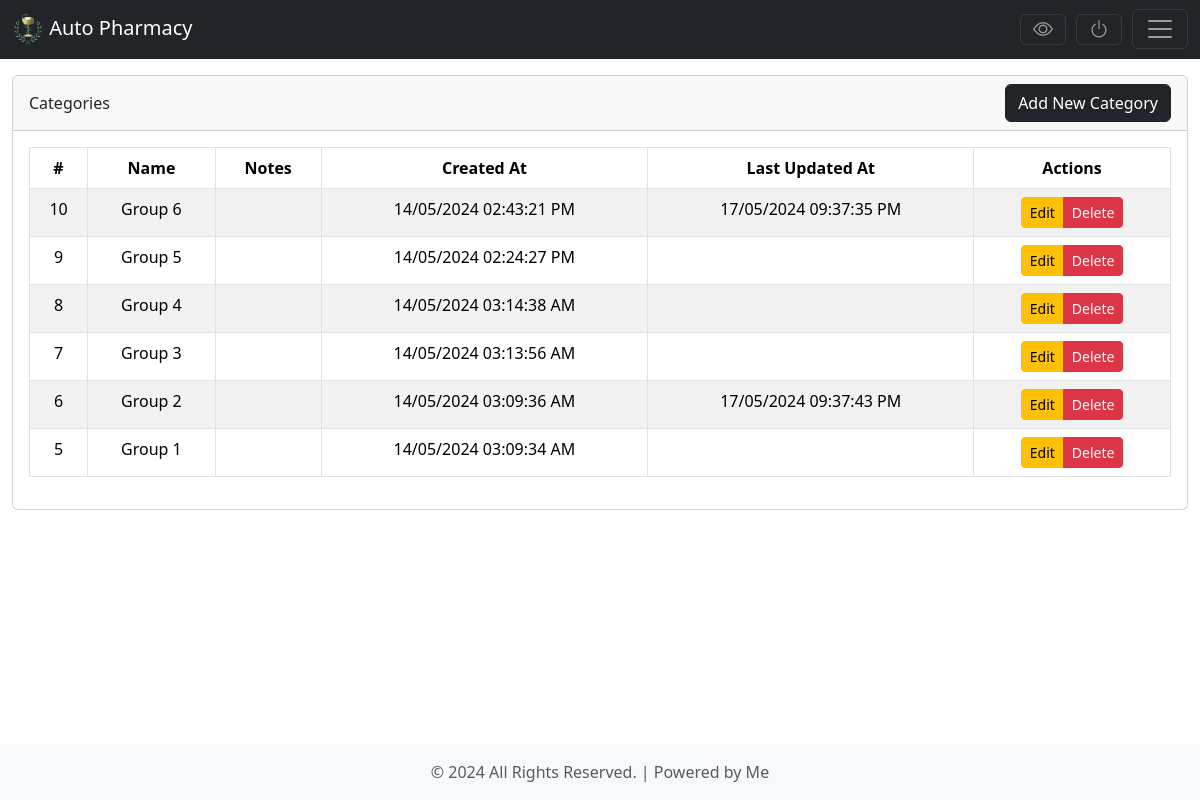
Page /admin/categories/index.php (signed in) on the committed database.
### tables this page shows
CREATE TABLE `cats` (
  `id` int(11) NOT NULL,
  `name` varchar(350) NOT NULL,
  `notes` text DEFAULT NULL,
  `deleted` char(1) NOT NULL DEFAULT 'N',
  `created_at` datetime NOT NULL DEFAULT sysdate(),
  `updated_at` datetime DEFAULT NULL
);

### classes/Info.php (called while the page is built, shortened)
<?php
class Info
{
    public static $DB_HOSTNAME = '127.0.0.1',
        $DB_USERNAME = 'root',
        $DB_PASSWORD = '',
        $DB_NAME = 'pharmacy',
        $P_KEYS = ['s', 'd', 'i', 'b'],
        $conn = null;
    public static function open_conn()
    {
        if (empty(Info::$conn)) {
            Info::$conn = mysqli_connect(Info::$DB_HOSTNAME, Info::$DB_USERNAME, Info::$DB_PASSWORD, Info::$DB_NAME);
            Info::$conn->set_charset('utf8');
        }
    }
    public static function getQuery($sql, $params = null)
    {
        if (!empty($sql)) {
            $rslt = [];
            try {
                $stmt = mysqli_prepare(Info::$conn, $sql);
                if ($stmt->execute()) {
                    $rslt = mysqli_fetch_all($stmt->get_result(), MYSQLI_BOTH);
                }
            } catch (Exception $e) {
                echo $e;
                die();
            } finally {
                return $rslt;
            }
        }
    }
}

### admin/categories/index.php (the view, shortened to what this page needs)
<?php
$data = Info::getQuery("select id,
                                name,
                                notes,
                                date_format(created_at, '%d/%m/%Y %r') as created_at,
                                date_format(updated_at, '%d/%m/%Y %r') as updated_at
                            from cats
                        where deleted = 'N'
                        order by id desc");
?>
<!doctype html>
<html lang="en" class="h-100">
<head>
    <?php require_once '../pages/h-scripts.php' ?>
    <link href="https://cdn.datatables.net/2.0.7/css/dataTables.bootstrap5.css" rel="stylesheet">
    <link href="https://cdn.datatables.net/responsive/3.0.2/css/responsive.bootstrap5.css" rel="stylesheet">
</head>
<body class="d-flex flex-column h-100">
    <?php require_once '../pages/header.php' ?>
    <main class="flex-shrink-0">
        <div class="container-fluid mt-3 mb-2">
            <div class="card">
                <div class="card-header">
                    <div class="row">
                        <div class="col-xl-8 col-lg-8 col-md-8 align-self-center">
                            Categories
                        </div>
                        <div class="col-xl-4 col-lg-4 col-md-4">
                            <a href="add.php" class="btn btn-dark float-end">Add New Category</a>
                        </div>
                    </div>
                </div>
                <div class="card-body">
                    <table id="tbl_data" class="table table-striped table-bordered table-hover text-center">
                        <thead>
                            <tr>
                                <th class="text-center">#</th>
                                <th class="text-center">Name</th>
                                <th class="text-center">Notes</th>
                                <th class="text-center">Created At</th>
                                <th class="text-center">Last Updated At</th>
                                <th class="text-center">Actions</th>
                            </tr>
                        </thead>
                        <tbody>
                            <?php
                            if (!empty($data) && is_countable($data) && count($data) > 0) {
                                foreach ($data as $row) {
                                    echo '<tr>
                                                            <td>' . $row['id'] . '</td>
                                                            <td>' . $row['name'] . '</td>
                                                            <td>' . $row['notes'] . '</td>
                                                            <td>' . $row['created_at'] . '</td>
                                                            <td>' . $row['updated_at'] . '</td>
                                                            <td>
                                                                <div class="btn-group" role="group">
                                                                    <button type="button" class="btn btn-sm btn-warning" onclick="window.location.href = `edit.php?id=' . $row['id'] . '`">Edit</button>
                                                                    <button type="button" class="ml-2 btn btn-sm btn-danger" onclick="delete_row(' . $row['id'] . ');">Delete</button>
                                                                </div>
                                                            </td>
                                                        </tr>';
                                }
                            }
                            ?>
                        </tbody>
                    </table>
                </div>
            </div>
        </div>
    </main>
    <?php require_once '../pages/footer.php' ?>
</body>
</html>

### admin/pages/h-scripts.php (style rules this page uses)
a { text-decoration: none; }

### rows in the picture
cats: id "10", name "Group 6", created_at "14/05/2024 02:43:21 PM", updated_at "17/05/2024 09:37:35 PM"
cats: id "9", name "Group 5", created_at "14/05/2024 02:24:27 PM"
cats: id "8", name "Group 4", created_at "14/05/2024 03:14:38 AM"
cats: id "7", name "Group 3", created_at "14/05/2024 03:13:56 AM"
cats: id "6", name "Group 2", created_at "14/05/2024 03:09:36 AM", updated_at "17/05/2024 09:37:43 PM"
cats: id "5", name "Group 1", created_at "14/05/2024 03:09:34 AM"
